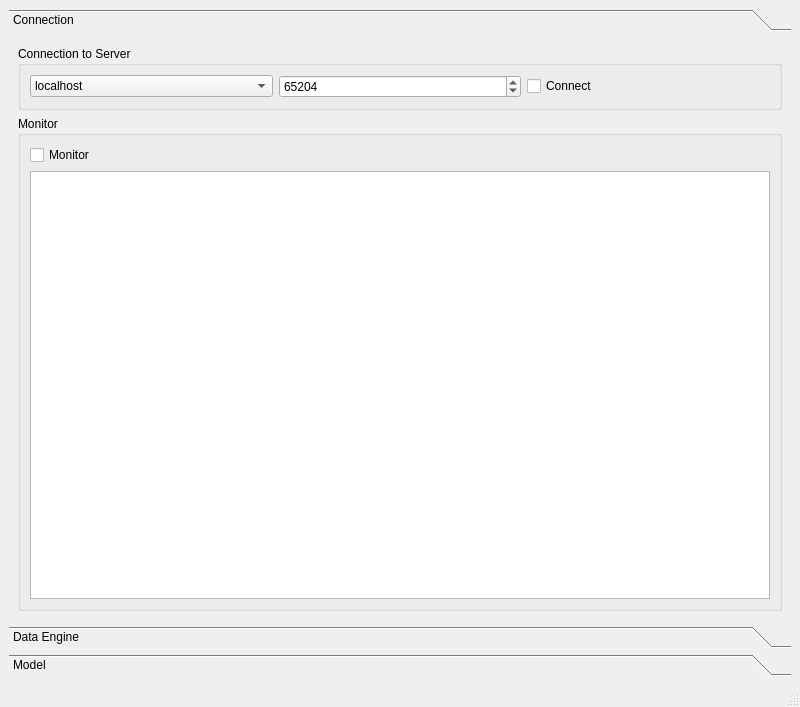
<?xml version="1.0" encoding="UTF-8"?>
<ui version="4.0">
 <class>raaDE2ClientInterfaceQt</class>
 <widget class="QMainWindow" name="raaDE2ClientInterfaceQt">
  <property name="geometry">
   <rect>
    <x>0</x>
    <y>0</y>
    <width>800</width>
    <height>707</height>
   </rect>
  </property>
  <property name="windowTitle">
   <string>MainWindow</string>
  </property>
  <widget class="QWidget" name="centralwidget">
   <layout class="QVBoxLayout" name="verticalLayout">
    <item>
     <widget class="QToolBox" name="toolbox">
      <property name="currentIndex">
       <number>0</number>
      </property>
      <widget class="QWidget" name="page">
       <property name="geometry">
        <rect>
         <x>0</x>
         <y>0</y>
         <width>774</width>
         <height>543</height>
        </rect>
       </property>
       <attribute name="label">
        <string>Connection</string>
       </attribute>
       <layout class="QVBoxLayout" name="verticalLayout_3">
        <item>
         <widget class="QGroupBox" name="groupBox">
          <property name="title">
           <string>Connection to Server</string>
          </property>
          <layout class="QHBoxLayout" name="horizontalLayout">
           <item>
            <widget class="QComboBox" name="connection_ip_combo">
             <item>
              <property name="text">
               <string>localhost</string>
              </property>
             </item>
            </widget>
           </item>
           <item>
            <widget class="QSpinBox" name="connection_port_spin">
             <property name="maximum">
              <number>100000</number>
             </property>
             <property name="value">
              <number>65204</number>
             </property>
            </widget>
           </item>
           <item>
            <widget class="QCheckBox" name="connection_connect_check">
             <property name="text">
              <string>Connect</string>
             </property>
            </widget>
           </item>
          </layout>
         </widget>
        </item>
        <item>
         <widget class="QGroupBox" name="groupBox_2">
          <property name="title">
           <string>Monitor</string>
          </property>
          <layout class="QVBoxLayout" name="verticalLayout_2">
           <item>
            <widget class="QCheckBox" name="connection_verbose_check">
             <property name="text">
              <string>Monitor</string>
             </property>
            </widget>
           </item>
           <item>
            <widget class="QPlainTextEdit" name="connection_text"/>
           </item>
          </layout>
         </widget>
        </item>
       </layout>
      </widget>
      <widget class="QWidget" name="page_2">
       <property name="geometry">
        <rect>
         <x>0</x>
         <y>0</y>
         <width>774</width>
         <height>543</height>
        </rect>
       </property>
       <attribute name="label">
        <string>Data Engine</string>
       </attribute>
       <layout class="QVBoxLayout" name="verticalLayout_5">
        <item>
         <widget class="QGroupBox" name="groupBox_4">
          <property name="title">
           <string>Load Model</string>
          </property>
          <layout class="QHBoxLayout" name="horizontalLayout_2">
           <item>
            <widget class="QLineEdit" name="de_model_load_path_edit">
             <property name="text">
              <string>C:/robbie/data/DecisionTrees/raaSingleTree.de2</string>
             </property>
            </widget>
           </item>
           <item>
            <widget class="QPushButton" name="de_model_load_path_button">
             <property name="text">
              <string>...</string>
             </property>
            </widget>
           </item>
           <item>
            <widget class="QLineEdit" name="de_model_load_name_edit">
             <property name="text">
              <string>Name</string>
             </property>
            </widget>
           </item>
           <item>
            <widget class="QPushButton" name="de_model_load_button">
             <property name="text">
              <string>Load</string>
             </property>
            </widget>
           </item>
          </layout>
         </widget>
        </item>
        <item>
         <spacer name="verticalSpacer_2">
          <property name="orientation">
           <enum>Qt::Vertical</enum>
          </property>
          <property name="sizeHint" stdset="0">
           <size>
            <width>20</width>
            <height>381</height>
           </size>
          </property>
         </spacer>
        </item>
       </layout>
      </widget>
      <widget class="QWidget" name="page_3">
       <property name="geometry">
        <rect>
         <x>0</x>
         <y>0</y>
         <width>774</width>
         <height>543</height>
        </rect>
       </property>
       <attribute name="label">
        <string>Model</string>
       </attribute>
       <layout class="QVBoxLayout" name="verticalLayout_4">
        <item>
         <widget class="QComboBox" name="model_models_combo">
          <item>
           <property name="text">
            <string>Model</string>
           </property>
          </item>
         </widget>
        </item>
        <item>
         <widget class="QCheckBox" name="model_solve_check">
          <property name="text">
           <string>Solve</string>
          </property>
         </widget>
        </item>
        <item>
         <spacer name="verticalSpacer">
          <property name="orientation">
           <enum>Qt::Vertical</enum>
          </property>
          <property name="sizeHint" stdset="0">
           <size>
            <width>20</width>
            <height>71</height>
           </size>
          </property>
         </spacer>
        </item>
       </layout>
      </widget>
     </widget>
    </item>
   </layout>
  </widget>
  <widget class="QStatusBar" name="statusbar"/>
 </widget>
 <resources/>
 <connections/>
</ui>
